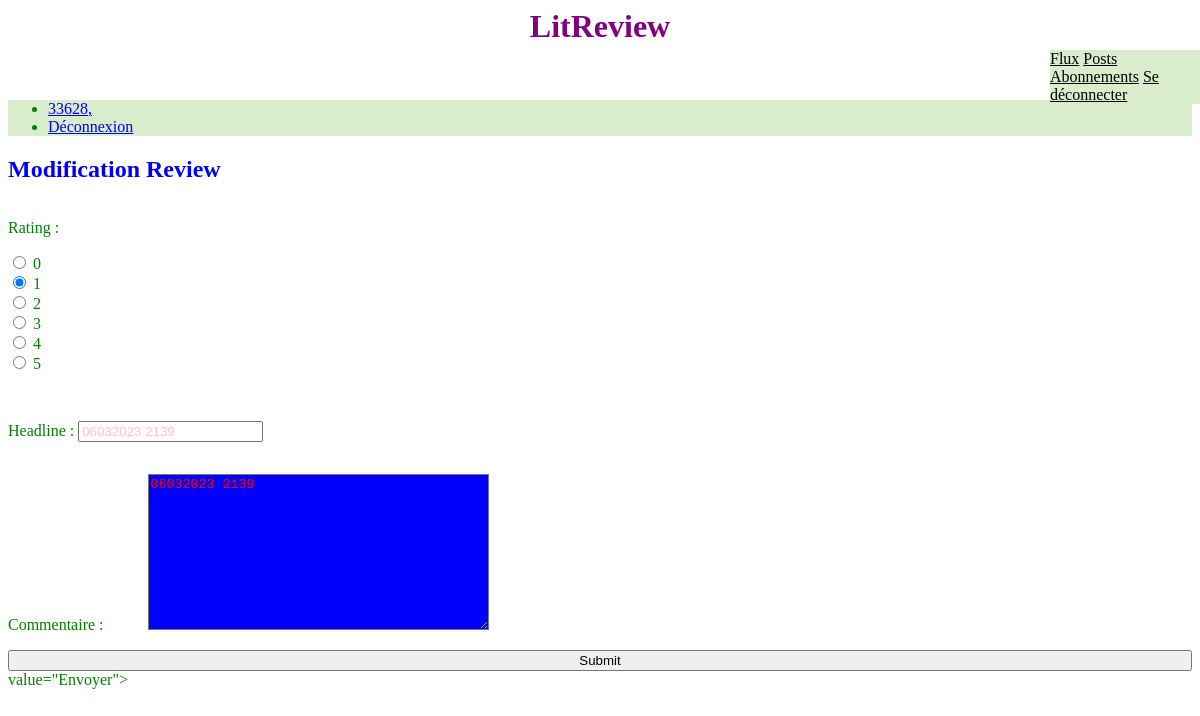
The app's page /116/review_update/ (signed in) with its own data.
### app_crit/models.py (models this page shows)
class Review(models.Model):
    ticket = models.ForeignKey(to=Ticket, on_delete=models.CASCADE)
    rating = models.PositiveSmallIntegerField(validators=[MinValueValidator(0), MaxValueValidator(5)])
    user = models.ForeignKey(to=settings.AUTH_USER_MODEL, on_delete=models.CASCADE)
    headline = models.CharField(max_length=128)
    body = models.TextField(max_length=8192, blank=True, verbose_name="Commentaire")
    time_created = models.DateTimeField(auto_now_add=True)

### app_crit/views.py (the view, shortened to what this page needs)
# urls.py: path("<int:id>/review_update/", review_update, name='review_update'),
@login_required
def review_update(request, id):
    review = Review.objects.get(id=id)
    form = ReviewForm(instance=review)  # rempli le formulaire avec
    reviewTicket = review.ticket
    reviewRating = review.rating
    reviewHeadline = review.headline
    reviewBody = review.body
    reviewRating_0=10
    reviewRating_1=11
    reviewRating_2=12
    reviewRating_3=13
    reviewRating_4=14
    reviewRating_5=15
    context = {
        'form': form,
        'reviewTicket': reviewTicket,
        'reviewRating': reviewRating,
        'reviewHeadline': reviewHeadline,
        'reviewBody': reviewBody,
        'reviewRating_0': reviewRating_0,
        'reviewRating_1': reviewRating_1,
        'reviewRating_2': reviewRating_2,
        'reviewRating_3': reviewRating_3,
        'reviewRating_4': reviewRating_4,
        'reviewRating_5': reviewRating_5,
    }
    return render(request, 'review_update.html', context=context) # le formulaire est généré dans le modèle

### app_crit/formulaire.py
class ReviewForm(ModelForm):
    rating = forms.IntegerField(
        widget=forms.RadioSelect(
            choices=((i, i) for i in range(0, 6))
        )
    )
    class Meta:
        model = Review
        fields = ['rating', 'headline', 'body']
        widgets ={
                'headline': forms.TextInput(
                attrs={
                    'class': 'review_form_headline'
                }
                ),
                'body': forms.Textarea(
                attrs={
                    'class': 'review_form_body'
                }
                ),
        }

### app_crit/templates/review_update.html
{% extends 'base.html' %}
{% block content %}
    <h2>Modification Review {{ review }}</h2>
    <form action="" method="post"> {% csrf_token %}
        {{ form.as_p }}
        <input type="submit"> value="Envoyer">
    </form>
{% endblock content %}

### templates/base.html (shortened to what this page needs)
{% load static %}
<html lang="en">
  <head>
      <link rel="stylesheet" href=" {% static 'app_crit/styles.css' %} ">
  </head>
   <body>
    <div style="color: green;">
    <h1 id="base_title">LitReview</h1>
    {% if user.is_authenticated %}
         <div style="color:red;background-color:D9ECCC ; position: absolute; top: 50px; left: 1050px;">
        <nav class="cl_base_menu" >
            <a style="color: black;" href="{% url 'flux' %}">Flux</a>
            <a style="color: black;" href="{% url 'posts' %}">Posts</a>
            <a style="color: black;" href="{% url 'abonnement' %}">Abonnements</a>
            <a style="color: black;" href="{% url 'logout' %}">Se déconnecter</a>
        </nav>
        </div>
        <br>
        {% endif %}
      <div class="collapse navbar-collapse" id="navbarsExampleDefault">
        <ul class="navbar-nav ml-auto" style=" display: flex; flex-direction: column ; background-color:D9ECCC ;">
          {% if user.is_authenticated %}
          <li class="nav-item active">
            <a class="nav-link" href="#">{{user}},</a>
          </li>
          <li class="nav-item active">
            <a class="nav-link" href="{% url 'logout' %}">Déconnexion</a>
          </li>
          {% endif %}
        </ul>
    </div>
    <main role="main" class="container">
        <div>
        {% block content %}
        {% endblock %}
      </div>
    </main>
   </div>
   </body>
</html>

### app_crit/static/app_crit/styles.css (style rules this page uses)
#base_title { text-align: center; color: purple; }
body { font-family:'Times New Roman', Times, serif; }
h1 { color: green; }
h2 { color: blue; }
form { display:flex; flex-direction: column; }
.review_form_headline { color: pink; }
.review_form_body { margin-left: 40px; background-color: blue; color: red; }

### records on screen
Review: rating "☐ 0 ☑ 1 ☐ 2 ☐ 3 ☐ 4 ☐ 5", headline "06032023 2139", body "06032023 2139"

### other values on screen
{{ user }} "33628"
